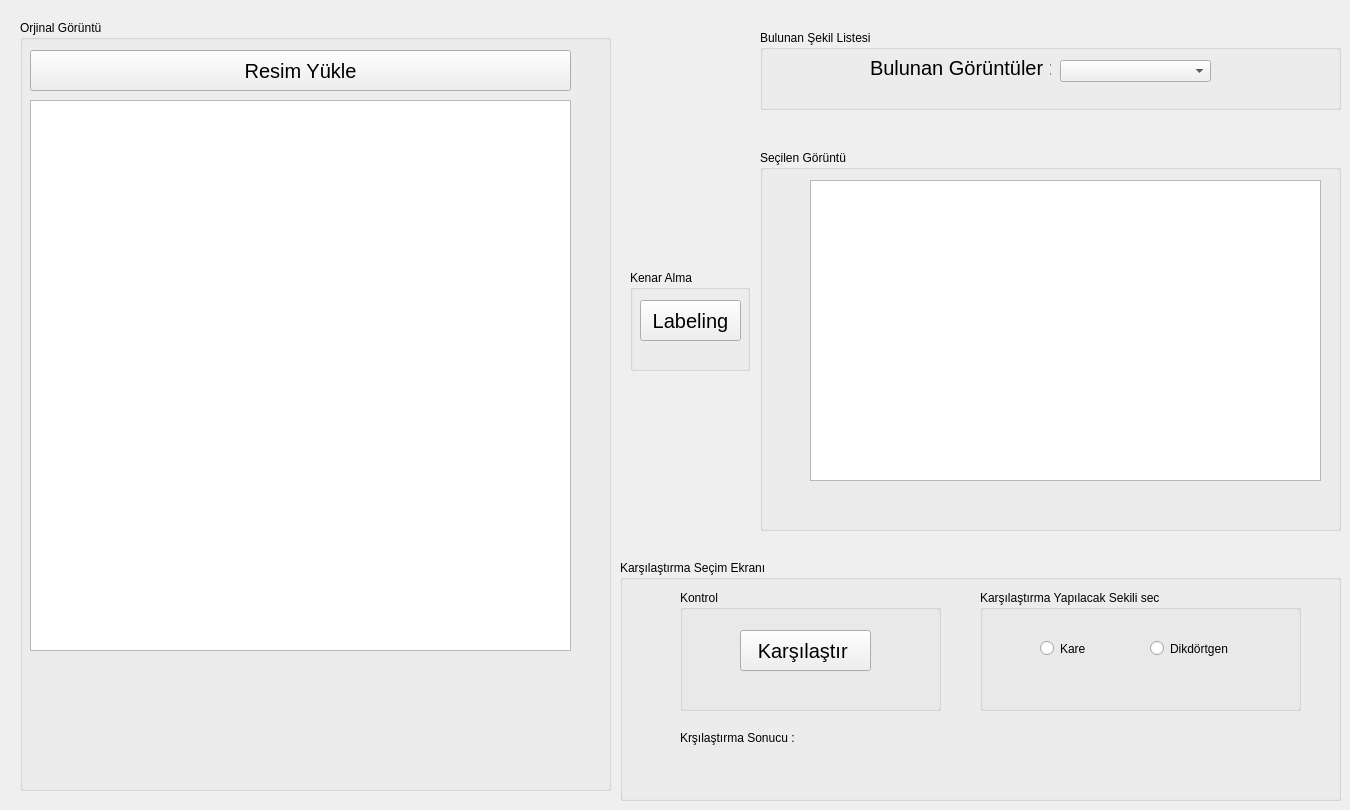
   <widget class="QWidget" name="tab_14">
    <attribute name="title">
     <string>Labeling</string>
    </attribute>
    <widget class="QLabel" name="lb_sekil_4">
     <property name="geometry">
      <rect>
       <x>460</x>
       <y>420</y>
       <width>701</width>
       <height>21</height>
      </rect>
     </property>
     <property name="font">
      <font>
       <pointsize>15</pointsize>
      </font>
     </property>
     <property name="text">
      <string/>
     </property>
    </widget>
    <widget class="QGroupBox" name="groupBox_9">
     <property name="geometry">
      <rect>
       <x>20</x>
       <y>20</y>
       <width>591</width>
       <height>771</height>
      </rect>
     </property>
     <property name="title">
      <string>Orjinal Görüntü</string>
     </property>
     <widget class="QGraphicsView" name="gvLabelingYukle">
      <property name="geometry">
       <rect>
        <x>10</x>
        <y>80</y>
        <width>541</width>
        <height>551</height>
       </rect>
      </property>
     </widget>
     <widget class="QPushButton" name="btnLabelingYukle">
      <property name="geometry">
       <rect>
        <x>10</x>
        <y>30</y>
        <width>541</width>
        <height>41</height>
       </rect>
      </property>
      <property name="font">
       <font>
        <pointsize>15</pointsize>
       </font>
      </property>
      <property name="text">
       <string>Resim Yükle</string>
      </property>
     </widget>
    </widget>
    <widget class="QGroupBox" name="groupBox_10">
     <property name="geometry">
      <rect>
       <x>760</x>
       <y>150</y>
       <width>581</width>
       <height>381</height>
      </rect>
     </property>
     <property name="title">
      <string>Seçilen Görüntü</string>
     </property>
     <widget class="QGraphicsView" name="gvLabelingIslem">
      <property name="geometry">
       <rect>
        <x>50</x>
        <y>30</y>
        <width>511</width>
        <height>301</height>
       </rect>
      </property>
     </widget>
    </widget>
    <widget class="QGroupBox" name="groupBox_11">
     <property name="geometry">
      <rect>
       <x>630</x>
       <y>270</y>
       <width>120</width>
       <height>101</height>
      </rect>
     </property>
     <property name="title">
      <string>Kenar Alma </string>
     </property>
     <widget class="QPushButton" name="btnLabeling">
      <property name="geometry">
       <rect>
        <x>10</x>
        <y>30</y>
        <width>101</width>
        <height>41</height>
       </rect>
      </property>
      <property name="font">
       <font>
        <pointsize>15</pointsize>
       </font>
      </property>
      <property name="text">
       <string>Labeling</string>
      </property>
     </widget>
    </widget>
    <widget class="QGroupBox" name="groupBox_12">
     <property name="geometry">
      <rect>
       <x>620</x>
       <y>560</y>
       <width>721</width>
       <height>241</height>
      </rect>
     </property>
     <property name="title">
      <string>Karşılaştırma Seçim Ekranı </string>
     </property>
     <widget class="QGroupBox" name="groupBox">
      <property name="geometry">
       <rect>
        <x>360</x>
        <y>30</y>
        <width>321</width>
        <height>121</height>
       </rect>
      </property>
      <property name="title">
       <string>Karşılaştırma Yapılacak Sekili sec</string>
      </property>
      <widget class="QRadioButton" name="rbtnKare">
       <property name="geometry">
        <rect>
         <x>60</x>
         <y>50</y>
         <width>51</width>
         <height>17</height>
        </rect>
       </property>
       <property name="text">
        <string>Kare</string>
       </property>
      </widget>
      <widget class="QRadioButton" name="rbtnDikdortgen">
       <property name="geometry">
        <rect>
         <x>170</x>
         <y>50</y>
         <width>91</width>
         <height>17</height>
        </rect>
       </property>
       <property name="text">
        <string>Dikdörtgen</string>
       </property>
      </widget>
     </widget>
     <widget class="QGroupBox" name="groupBox_57">
      <property name="geometry">
       <rect>
        <x>60</x>
        <y>30</y>
        <width>261</width>
        <height>121</height>
       </rect>
      </property>
      <property name="title">
       <string>Kontrol </string>
      </property>
      <widget class="QPushButton" name="btnLabelingKarsilastir">
       <property name="geometry">
        <rect>
         <x>60</x>
         <y>40</y>
         <width>131</width>
         <height>41</height>
        </rect>
       </property>
       <property name="font">
        <font>
         <pointsize>15</pointsize>
        </font>
       </property>
       <property name="text">
        <string>Karşılaştır </string>
       </property>
      </widget>
     </widget>
     <widget class="QLabel" name="label_25">
      <property name="geometry">
       <rect>
        <x>60</x>
        <y>170</y>
        <width>121</width>
        <height>16</height>
       </rect>
      </property>
      <property name="text">
       <string>Krşılaştırma Sonucu : </string>
      </property>
     </widget>
     <widget class="QLabel" name="lblKarsilastir">
      <property name="geometry">
       <rect>
        <x>190</x>
        <y>170</y>
        <width>501</width>
        <height>16</height>
       </rect>
      </property>
      <property name="text">
       <string/>
      </property>
     </widget>
    </widget>
    <widget class="QGroupBox" name="groupBox_37">
     <property name="geometry">
      <rect>
       <x>760</x>
       <y>30</y>
       <width>581</width>
       <height>80</height>
      </rect>
     </property>
     <property name="title">
      <string>Bulunan Şekil Listesi</string>
     </property>
     <widget class="QLabel" name="label_33">
      <property name="geometry">
       <rect>
        <x>110</x>
        <y>30</y>
        <width>181</width>
        <height>16</height>
       </rect>
      </property>
      <property name="font">
       <font>
        <pointsize>15</pointsize>
       </font>
      </property>
      <property name="text">
       <string>Bulunan Görüntüler :</string>
      </property>
     </widget>
     <widget class="QComboBox" name="cbLabelingBulunan">
      <property name="geometry">
       <rect>
        <x>300</x>
        <y>30</y>
        <width>151</width>
        <height>22</height>
       </rect>
      </property>
     </widget>
    </widget>
   </widget>
